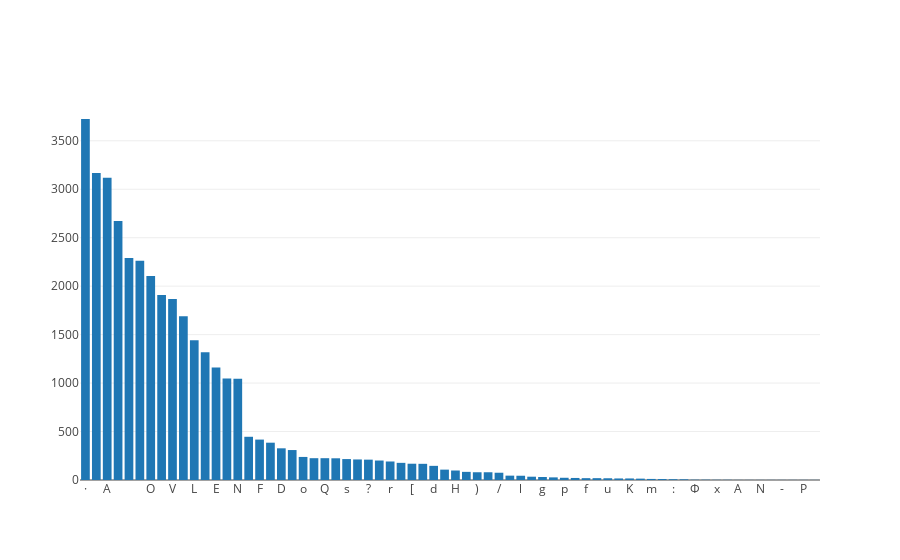

The code cell stored with this chart in its notebook:
### Code cell
val charHistPlot = Seq(
  Bar(x = charValues, y = charCounts)
)
plot(charHistPlot)

### Figure 1 — Plotly figure (JSON) as saved in the notebook; plotly's stock layout.template omitted (floating-point values rounded to 4 significant figures)
{"data": [{"type": "bar", "x": ["·", "I", "A", "R", " ", "M", "O", "S", "V", "C", "L", "P", "E", "T", "N", "X", "F", "G", "D", "B", "o", "i", "Q", "t", "s", "e", "?", "n", "r", "a", "[", "]", "d", "c", "H", ".", ")", "(", "/", "b", "l", "h", "g", "w", "p", "v", "f", "\"", "u", "Y", "K", ";", "m", "k", ":", "|", "Φ", "'", "x", "Ω", "Α", "Μ", "Ν", "Ι", "-", "Σ", "Ρ", "3"], "y": [3725, 3168, 3119, 2672, 2290, 2263, 2104, 1908, 1868, 1689, 1442, 1317, 1161, 1047, 1046, 446, 417, 385, 327, 309, 238, 225, 225, 224, 216, 212, 210, 201, 191, 177, 168, 167, 146, 107, 98, 84, 80, 80, 75, 45, 44, 34, 31, 27, 23, 21, 19, 19, 18, 16, 16, 14, 11, 10, 8, 7, 3, 3, 2, 2, 1, 1, 1, 1, 1, 1, 1, 1]}], "layout": {}}
